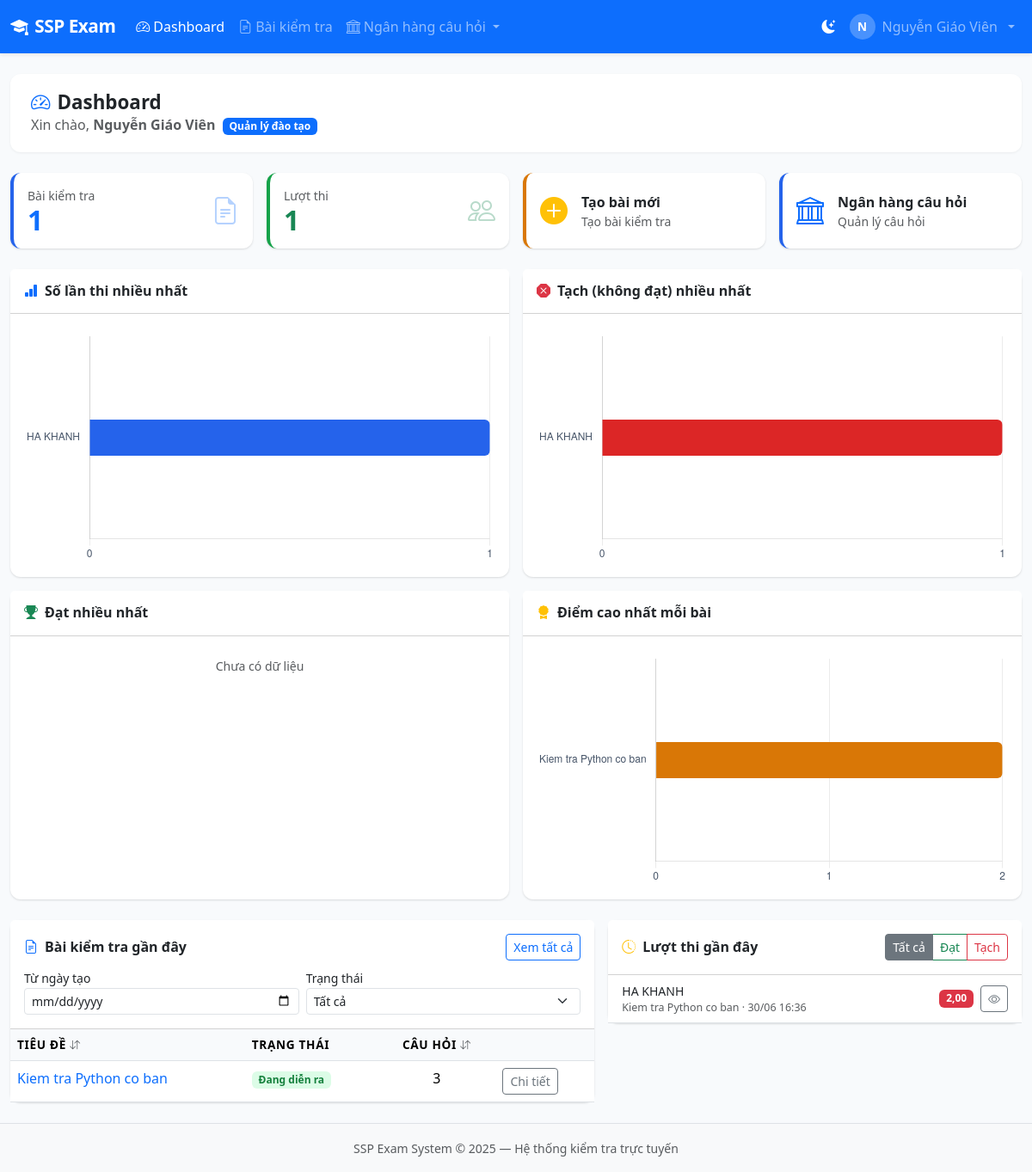
The page / (signed in) on the database as committed earlier.
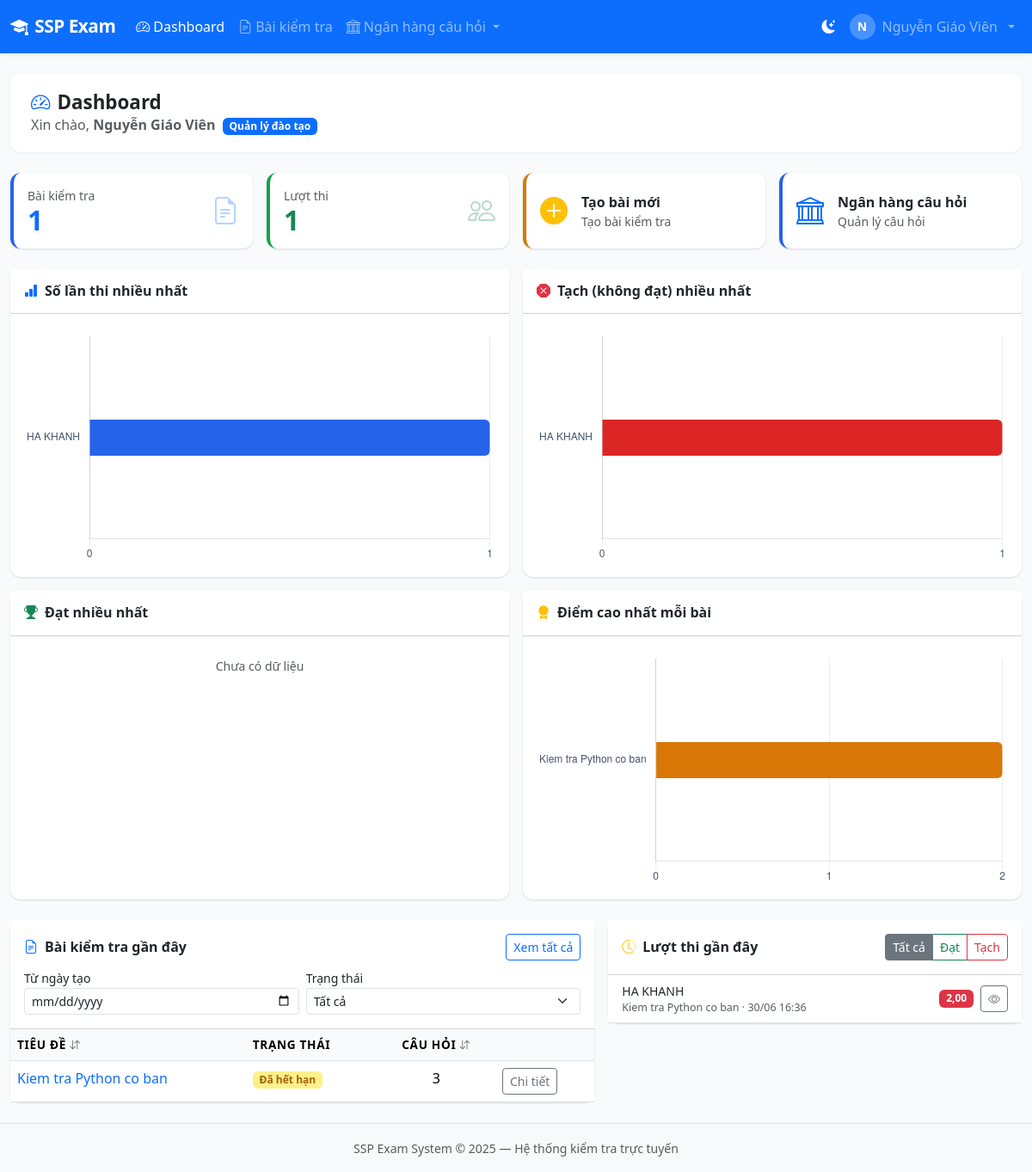
The same page on the database as committed later.
### exams/models.py (models this page shows, shortened)
class Exam(models.Model):
    TYPE_SINGLE = 'single'
    TYPE_MULTIPLE = 'multiple'
    TYPE_TRUE_FALSE = 'true_false'
    TYPE_MIXED = 'mixed'
    TYPE_CHOICES = [
        (TYPE_SINGLE, 'Trắc nghiệm 1 đáp án'),
        (TYPE_MULTIPLE, 'Trắc nghiệm nhiều đáp án'),
        (TYPE_TRUE_FALSE, 'Đúng / Sai'),
        (TYPE_MIXED, 'Tổng hợp'),
    ]
    STATUS_DRAFT = 'draft'
    STATUS_SCHEDULED = 'scheduled'
    STATUS_ACTIVE = 'active'
    STATUS_PAUSED = 'paused'
    STATUS_ENDED = 'ended'
    STATUS_CHOICES = [
        (STATUS_DRAFT, 'Nháp'),
        (STATUS_SCHEDULED, 'Đã lên lịch'),
        (STATUS_ACTIVE, 'Đang diễn ra'),
        (STATUS_PAUSED, 'Tạm dừng'),
        (STATUS_ENDED, 'Đã kết thúc'),
    ]
    title = models.CharField(max_length=300, verbose_name='Tiêu đề bài kiểm tra')
    description = models.TextField(blank=True, verbose_name='Mô tả')
    subject = models.ForeignKey(Subject, on_delete=models.SET_NULL, null=True, related_name='exams')
    exam_type = models.CharField(max_length=20, choices=TYPE_CHOICES, default=TYPE_MIXED)
    status = models.CharField(max_length=20, choices=STATUS_CHOICES, default=STATUS_DRAFT)
    duration_minutes = models.PositiveIntegerField(default=60, verbose_name='Thời gian làm bài (phút)')
    total_points = models.DecimalField(max_digits=6, decimal_places=2, default=10.0, verbose_name='Tổng điểm')
    pass_score = models.DecimalField(max_digits=6, decimal_places=2, default=5.0, verbose_name='Điểm đạt')
    max_attempts = models.PositiveSmallIntegerField(default=1, verbose_name='Số lần thi tối đa')
    start_time = models.DateTimeField(null=True, blank=True, verbose_name='Thời gian bắt đầu')
    end_time = models.DateTimeField(null=True, blank=True, verbose_name='Thời gian kết thúc')
    shuffle_questions = models.BooleanField(default=True, verbose_name='Đảo thứ tự câu hỏi')
    shuffle_choices = models.BooleanField(default=True, verbose_name='Đảo thứ tự đáp án')
    show_result_immediately = models.BooleanField(default=True, verbose_name='Hiển thị kết quả ngay')
    show_correct_answers = models.BooleanField(default=False, verbose_name='Hiển thị đáp án đúng')
    prevent_cheating = models.BooleanField(default=True, verbose_name='Bật chống gian lận')
    allow_review = models.BooleanField(default=True, verbose_name='Cho phép xem lại')
    is_public = models.BooleanField(default=False, verbose_name='Bài thi công khai')
    created_by = models.ForeignKey(
        settings.AUTH_USER_MODEL, on_delete=models.CASCADE, related_name='exams_created'
    )
    created_at = models.DateTimeField(auto_now_add=True)
    updated_at = models.DateTimeField(auto_now=True)
    class Meta:
        verbose_name = 'Bài kiểm tra'
        verbose_name_plural = 'Bài kiểm tra'
        ordering = ['-created_at']
    @property
    def is_expired(self):
        return self.end_time is not None and timezone.now() > self.end_time
    @property
    def is_upcoming(self):
        return self.start_time is not None and timezone.now() < self.start_time
    @property
    def effective_status(self):
        if self.status == self.STATUS_ACTIVE:
            if self.is_upcoming:
                return 'upcoming'
            if self.is_expired:
                return 'expired'
        return self.status
    @property
    def effective_status_display(self):
        es = self.effective_status
        if es == 'expired':
            return 'Đã hết hạn'
        if es == 'upcoming':
            return 'Sẽ diễn ra'
        return self.get_status_display()

### accounts/views.py (the view, shortened to what this page needs)
# urls.py: path('', dashboard_view, name='dashboard'),
@login_required
def dashboard_view(request):
    user = request.user
    context = {'user': user}
    if user.can_create_exam:
        from django.db.models import Count
        from exams.models import Exam
        from results.models import ExamSession
        is_admin = user.is_admin or user.is_superuser
        exams_scope = Exam.objects.all() if is_admin else Exam.objects.filter(created_by=user)
        context['my_exams'] = exams_scope.annotate(
            q_count=Count('exam_questions', distinct=True)
        ).order_by('-created_at')[:50]
        context['total_exams'] = exams_scope.count()
        graded = ExamSession.objects.filter(
            exam__in=exams_scope, status__in=['submitted', 'timed_out']
        )
        context['recent_sessions'] = graded.select_related('user', 'exam').order_by('-started_at')[:30]
        context['total_participants'] = graded.count()
        def emp_name(row):
            full = ((row.get('user__first_name') or '') + ' ' + (row.get('user__last_name') or '')).strip()
            return full or row.get('user__username') or 'N/A'
        name_fields = ['user__first_name', 'user__last_name', 'user__username']
        attempts = graded.values(*name_fields).annotate(c=Count('id')).order_by('-c')[:10]
        fails = graded.filter(is_passed=False).values(*name_fields).annotate(c=Count('id')).order_by('-c')[:10]
        passes = graded.filter(is_passed=True).values(*name_fields).annotate(c=Count('id')).order_by('-c')[:10]
        top_labels, top_data, top_users = [], [], []
        for ex in exams_scope.order_by('-created_at')[:15]:
            best = graded.filter(exam=ex).select_related('user').order_by('-score').first()
            if best and best.score is not None:
                top_labels.append(ex.title)
                top_data.append(float(best.score))
                top_users.append(best.user.get_full_name() or best.user.username)
        context['charts_data'] = {
            'attempts': {'labels': [emp_name(r) for r in attempts], 'data': [r['c'] for r in attempts]},
            'fails': {'labels': [emp_name(r) for r in fails], 'data': [r['c'] for r in fails]},
            'passes': {'labels': [emp_name(r) for r in passes], 'data': [r['c'] for r in passes]},
            'topscore': {'labels': top_labels, 'data': top_data, 'users': top_users},
        }
    return render(request, 'accounts/dashboard.html', context)

### accounts/models.py (called while the page is built)
    @property
    def is_admin(self):
        return self.role == self.ROLE_ADMIN

    @property
    def can_create_exam(self):
        return self.role in (self.ROLE_ADMIN, self.ROLE_TEACHER)

### templates/accounts/dashboard.html (shortened to what the changed rows need)
{% extends 'base.html' %}
{% load static %}
{% block content %}
<div class="row">
  <div class="col-12">
    <div class="page-header">
      <div>
        <h1><i class="bi bi-speedometer2 me-2 text-primary"></i>Dashboard</h1>
      </div>
    </div>
  </div>
</div>
{% if user.can_create_exam %}
<div class="row g-3">
  <div class="col-lg-7">
    <div class="card">
      <div class="card-body p-0">
        <div class="table-responsive">
          <table class="table table-hover mb-0" id="recentExamsTable">
            <thead><tr>
              <th class="sortable" data-key="title" style="cursor:pointer">Tiêu đề <i class="bi bi-arrow-down-up text-muted small"></i></th>
              <th>Trạng thái</th>
              <th class="sortable text-center" data-key="questions" style="cursor:pointer">Câu hỏi <i class="bi bi-arrow-down-up text-muted small"></i></th>
              <th></th>
            </tr></thead>
            <tbody id="recentExamsBody">
              {% for exam in my_exams %}
              <tr data-title="{{ exam.title|lower }}" data-questions="{{ exam.q_count }}"
                  data-status="{{ exam.effective_status }}" data-created="{{ exam.created_at|date:'Y-m-d' }}">
                <td><a href="{% url 'exam_detail' exam.pk %}" class="fw-medium text-decoration-none">{{ exam.title }}</a></td>
                <td><span class="badge status-{{ exam.effective_status }}">{{ exam.effective_status_display }}</span></td>
                <td class="text-center">{{ exam.q_count }}</td>
                <td><a href="{% url 'exam_detail' exam.pk %}" class="btn btn-sm btn-outline-secondary">Chi tiết</a></td>
              </tr>
              {% empty %}
              <tr class="no-filter"><td colspan="4" class="text-center text-muted py-4">
                Chưa có bài kiểm tra nào. <a href="{% url 'exam_create' %}">Tạo ngay!</a>
              </td></tr>
              {% endfor %}
            </tbody>
          </table>
        </div>
      </div>
    </div>
  </div>
</div>
{% endif %}
{% endblock %}

Rows that differ between the two databases and show on the page:
changed Exam "Kiem tra Python co ban": start_time empty → "2026-07-01 00:42:00" (drawn); effective_status_display "Đang diễn ra" → "Đã hết hạn"
